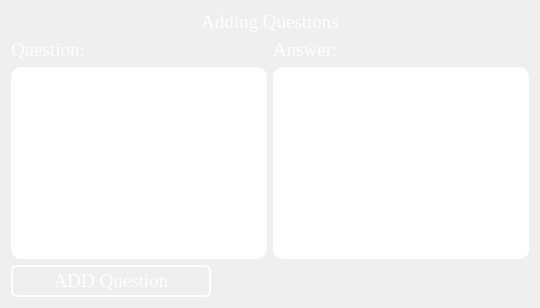
      <widget class="QWidget" name="page_8">
       <layout class="QGridLayout" name="gridLayout_5">
        <item row="1" column="0" colspan="2">
         <widget class="QLabel" name="label_23">
          <property name="sizePolicy">
           <sizepolicy hsizetype="Preferred" vsizetype="Fixed">
            <horstretch>0</horstretch>
            <verstretch>0</verstretch>
           </sizepolicy>
          </property>
          <property name="font">
           <font>
            <family>Times New Roman</family>
            <pointsize>14</pointsize>
           </font>
          </property>
          <property name="styleSheet">
           <string notr="true">color:rgb(255,255,255);</string>
          </property>
          <property name="text">
           <string>Adding Questions</string>
          </property>
          <property name="alignment">
           <set>Qt::AlignCenter</set>
          </property>
         </widget>
        </item>
        <item row="2" column="0">
         <widget class="QLabel" name="label_25">
          <property name="sizePolicy">
           <sizepolicy hsizetype="Preferred" vsizetype="Fixed">
            <horstretch>0</horstretch>
            <verstretch>0</verstretch>
           </sizepolicy>
          </property>
          <property name="font">
           <font>
            <family>Times New Roman</family>
            <pointsize>14</pointsize>
           </font>
          </property>
          <property name="styleSheet">
           <string notr="true">color:rgb(255,255,255);</string>
          </property>
          <property name="text">
           <string>Question:</string>
          </property>
          <property name="alignment">
           <set>Qt::AlignLeading|Qt::AlignLeft|Qt::AlignVCenter</set>
          </property>
         </widget>
        </item>
        <item row="3" column="0">
         <widget class="QTextEdit" name="textEdit_4">
          <property name="font">
           <font>
            <family>Times New Roman</family>
            <pointsize>14</pointsize>
           </font>
          </property>
          <property name="styleSheet">
           <string notr="true">background:rgb(255, 255, 255);
border-radius: 10px;</string>
          </property>
         </widget>
        </item>
        <item row="3" column="1">
         <widget class="QTextEdit" name="textEdit_3">
          <property name="font">
           <font>
            <family>Times New Roman</family>
            <pointsize>14</pointsize>
           </font>
          </property>
          <property name="styleSheet">
           <string notr="true">background:rgb(255, 255, 255);
border-radius: 10px;</string>
          </property>
         </widget>
        </item>
        <item row="2" column="1">
         <widget class="QLabel" name="label_24">
          <property name="font">
           <font>
            <family>Times New Roman</family>
            <pointsize>14</pointsize>
           </font>
          </property>
          <property name="styleSheet">
           <string notr="true">color: rgb(255, 255, 255);</string>
          </property>
          <property name="text">
           <string>Answer:</string>
          </property>
         </widget>
        </item>
        <item row="5" column="0">
         <widget class="QPushButton" name="pushButton_17">
          <property name="minimumSize">
           <size>
            <width>200</width>
            <height>0</height>
           </size>
          </property>
          <property name="maximumSize">
           <size>
            <width>114</width>
            <height>16777215</height>
           </size>
          </property>
          <property name="font">
           <font>
            <family>Times New Roman</family>
            <pointsize>14</pointsize>
           </font>
          </property>
          <property name="styleSheet">
           <string notr="true">QPushButton{
background:none;
 border:2px solid #ffffff;
 border-radius:6px;
 color:#ffffff;
 padding-top:3px;
 padding-bottom:3px;
max-width:110px;
}
     QPushButton:hover{
	color: rgb(255, 255, 255);
	border-color: rgb(195, 206, 224);
}</string>
          </property>
          <property name="text">
           <string>ADD Question</string>
          </property>
         </widget>
        </item>
       </layout>
      </widget>
